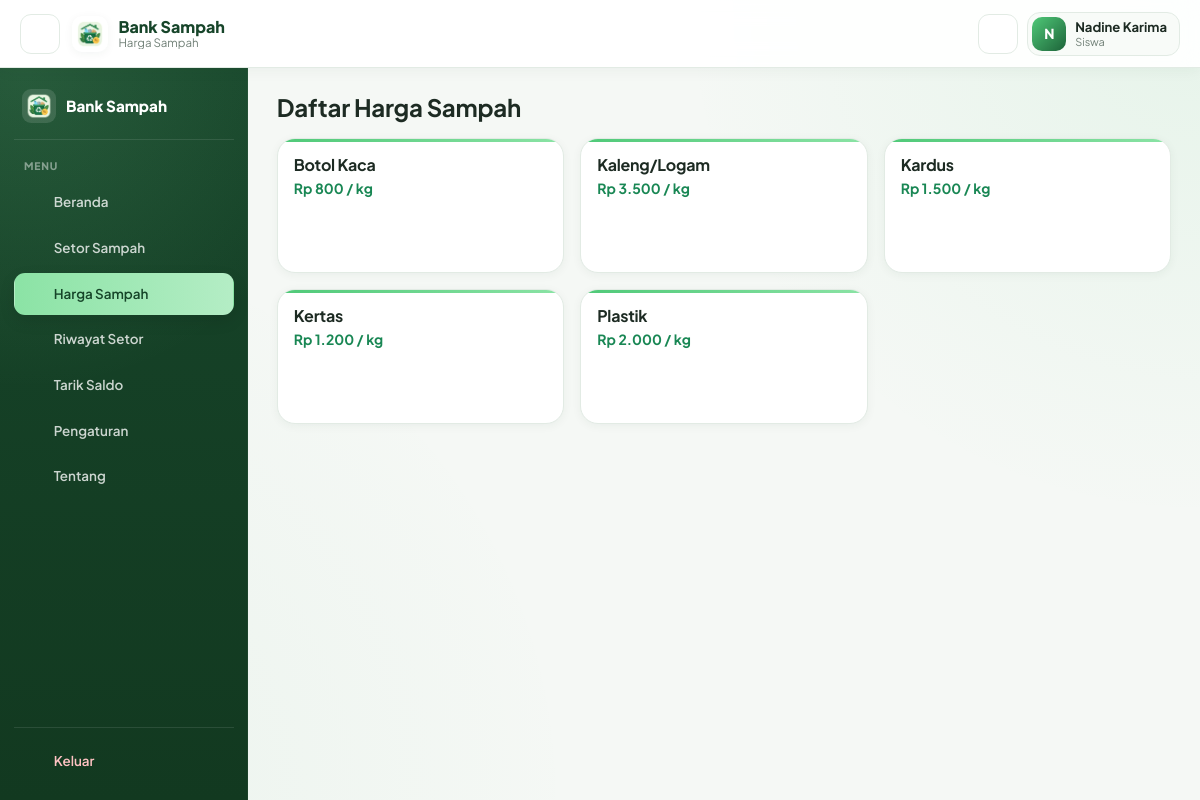
/anggota/harga_sampah.php (signed in), run on the app's committed database.
### tables this page shows
CREATE TABLE `sampah` (
  `id_sampah` int(11) NOT NULL,
  `jenis_sampah` varchar(100) NOT NULL,
  `harga_per_kg` decimal(12,2) NOT NULL DEFAULT 0.00,
  `harga_jual` decimal(12,2) NOT NULL DEFAULT 0.00,
  `stok_kg` decimal(10,2) NOT NULL DEFAULT 0.00
);

### anggota/harga_sampah.php (the view, shortened to what this page needs)
<?php
require_once __DIR__ . '/../includes/functions.php';
$data_sampah = $pdo->query("SELECT * FROM sampah ORDER BY jenis_sampah")->fetchAll();
include __DIR__ . '/../includes/header.php';
include __DIR__ . '/../includes/sidebar_anggota.php';
?>
<main class="app-main">
    <h4 class="mb-3">Daftar Harga Sampah</h4>
    <div class="row g-3">
        <?php foreach ($data_sampah as $s): ?>
        <div class="col-md-4">
            <div class="card card-stat p-3">
                <h6 class="mb-1"><?= clean($s['jenis_sampah']) ?></h6>
                <p class="text-success fw-bold mb-0"><?= rupiah($s['harga_per_kg']) ?> / kg</p>
            </div>
        </div>
        <?php endforeach; ?>
    </div>
</main>
<?php include __DIR__ . '/../includes/footer.php'; ?>

### assets/css/style.css (style rules this page uses)
:root { --green-900: #17452a; --green-800: #1d6339; --green-700: #25834b; --green-600: #31a85e; --green-500: #4fc978; --green-400: #8be3a5; --green-100: #eaf8ee; --green-50: #f4fbf6; --bg: #f5f8f5; --surface: #ffffff; --surface-2: #f8fbf8; --border: #e2ebe4; --text: #1d2b23; --muted: #718077; --danger: #dc5a5a; --warning: #e3a63b; --info: #4c91d9; --sidebar: #17452a; --sidebar-2: #123920; --sidebar-text: rgba(255,255,255,.78); --sidebar-active: #8be3a5; --radius-sm: 9px; --radius-md: 13px; --radius-lg: 18px; --radius-xl: 22px; --shadow-sm: 0 2px 10px rgba(25, 65, 42, .05); --shadow-md: 0 7px 24px rgba(25, 65, 42, .08); --shadow-lg: 0 15px 38px rgba(25, 65, 42, .13); --topbar-h: 68px; --sidebar-w: 248px; }
* { box-sizing: border-box; }
html, body { min-height: 100%; }
body { margin: 0; font-family: 'Plus Jakarta Sans', 'Segoe UI', system-ui, sans-serif; color: var(--text); background: radial-gradient(circle at 100% 0%, rgba(79,201,120,.09), transparent 36%), radial-gradient(circle at 0% 100%, rgba(49,168,94,.055), transparent 40%), var(--bg); font-size: 14px; line-height: 1.55; }
h1,h2,h3,h4,h5,h6 { color: var(--text); font-weight: 700; letter-spacing: -.25px; }
.app-main { flex: 1 1 auto; min-width: 0; min-height: calc(100vh - var(--topbar-h)); padding: 1.55rem 1.8rem 2rem; overflow-y: auto; }
.card, .card-stat, .dashboard-quick-card { border: 1px solid var(--border); border-radius: var(--radius-lg); background: var(--surface); box-shadow: var(--shadow-sm); }
.card { overflow: hidden; }
.card-stat { min-height: 135px; padding: 1rem; position: relative; overflow: hidden; transition: .18s ease; }
.card-stat::before { content: ''; position: absolute; left: 0; top: 0; width: 100%; height: 3px; background: linear-gradient(90deg, var(--green-500), var(--green-400)); }
:root { --gold-500: #e8b923; --gold-100: #fbf1cc; }

### data on the page
sampah: jenis_sampah "Botol Kaca", harga_per_kg "Rp 800"
sampah: jenis_sampah "Kaleng/Logam", harga_per_kg "Rp 3.500"
sampah: jenis_sampah "Kardus", harga_per_kg "Rp 1.500"
sampah: jenis_sampah "Kertas", harga_per_kg "Rp 1.200"
sampah: jenis_sampah "Plastik", harga_per_kg "Rp 2.000"

### other printed values
$page_title "Harga Sampah"
$inisial "N"
$nama_user "Nadine Karima"
$role_user "Siswa"
